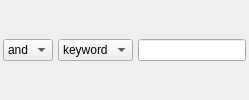
           <widget class="QFrame" name="search_1">
            <layout class="QHBoxLayout" name="horizontalLayout_56">
             <property name="spacing">
              <number>5</number>
             </property>
             <property name="leftMargin">
              <number>3</number>
             </property>
             <property name="topMargin">
              <number>3</number>
             </property>
             <property name="rightMargin">
              <number>3</number>
             </property>
             <property name="bottomMargin">
              <number>3</number>
             </property>
             <item>
              <widget class="QComboBox" name="logi_1">
               <property name="editable">
                <bool>false</bool>
               </property>
               <property name="insertPolicy">
                <enum>QComboBox::NoInsert</enum>
               </property>
               <property name="sizeAdjustPolicy">
                <enum>QComboBox::AdjustToContents</enum>
               </property>
               <property name="logi" stdset="0">
                <bool>true</bool>
               </property>
               <item>
                <property name="text">
                 <string>and</string>
                </property>
               </item>
               <item>
                <property name="text">
                 <string>or</string>
                </property>
               </item>
               <item>
                <property name="text">
                 <string>not</string>
                </property>
               </item>
              </widget>
             </item>
             <item>
              <widget class="QComboBox" name="key_1">
               <property name="insertPolicy">
                <enum>QComboBox::NoInsert</enum>
               </property>
               <property name="sizeAdjustPolicy">
                <enum>QComboBox::AdjustToContents</enum>
               </property>
               <property name="search" stdset="0">
                <bool>true</bool>
               </property>
               <item>
                <property name="text">
                 <string>keyword</string>
                </property>
               </item>
               <item>
                <property name="text">
                 <string>title</string>
                </property>
               </item>
               <item>
                <property name="text">
                 <string>author</string>
                </property>
               </item>
              </widget>
             </item>
             <item>
              <widget class="QLineEdit" name="textsearch_1">
               <property name="styleSheet">
                <string notr="true"/>
               </property>
               <property name="clearButtonEnabled">
                <bool>true</bool>
               </property>
              </widget>
             </item>
            </layout>
           </widget>
